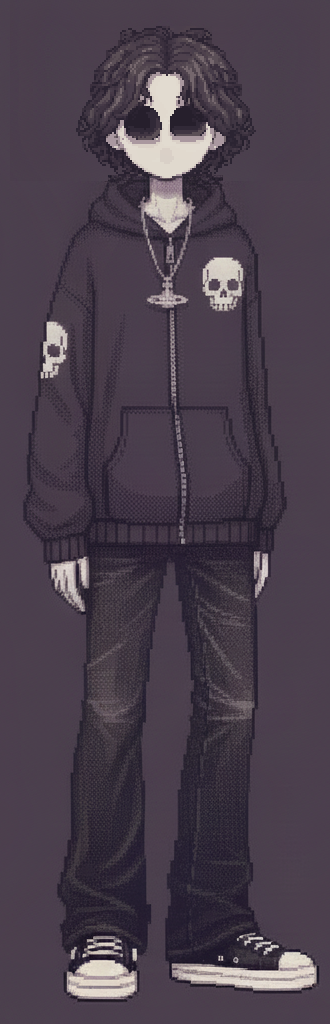
#> input picture lib/pixel_lyrics/characters/hollow/views/front.png, 330 x 1024 px; its folder holds 4 pictures in this run
$ python heads_check.py
#> lines starting #> are read from the running program, lines starting #| are printed output that depends on the picture; after the words box and inside, x2 and y2 are one past the last pixel; in counts of white or black regions, pixels touching at a corner belong together
### lib/pixel_lyrics/characters/hollow/model3d/common.py
"""Shared 2D helpers for the hollow 3D build (run with the project's .venv python)."""
import json
from pathlib import Path

import numpy as np
from PIL import Image
from scipy.ndimage import (binary_closing, binary_dilation, binary_fill_holes, binary_opening,
                           distance_transform_edt, gaussian_filter, gaussian_filter1d, label)

HERE = Path(__file__).resolve().parent
CH = HERE.parent                                   # lib/pixel_lyrics/characters/hollow
WORK = HERE / "work"
WORK.mkdir(exist_ok=True)

CX = 504.5                                         # body centre line of the A-pose canvas
BG = (75, 63, 77)


def load(rel):
    return np.array(Image.open(CH / rel).convert("RGB")).astype(int)


def lum(a):
    a = np.asarray(a)
    return a[..., 0] * .3 + a[..., 1] * .59 + a[..., 2] * .11


def silhouette(im):
    bg = np.median(im[3:20, 3:20].reshape(-1, 3), axis=0)
    sm = np.stack([gaussian_filter(im[..., c].astype(float), 1.0) for c in range(3)], axis=-1)
    isbg = np.abs(sm - bg).sum(axis=2) <= 22
    lab, _ = label(isbg)
    return binary_fill_holes(lab != lab[5, 5])


def disk(r):
    y, x = np.mgrid[-r:r + 1, -r:r + 1]
    return x * x + y * y <= r * r


def biggest(m):
    lab, n = label(m)
    return lab == np.bincount(lab[m]).argmax() if n else m


# [45 lines left out: functions bleed, row_extents, smooth_nan, load_parts, not called in this run]


def save(name, arr):
    Image.fromarray(np.clip(arr, 0, 255).astype(np.uint8)).save(WORK / name)


# [19 lines left out: function dedither, not called in this run]

### lib/pixel_lyrics/characters/hollow/model3d/heads_check.py
"""Zoomed heads: the drawings (top row) against the model. Run after build_blender.py -- --views --smooth."""
from common import *
R = WORK / "render_smooth"
def shot(n, box=(372, 10, 652, 220)):
    im = Image.open(R / f"{n}.png").convert("RGBA")
    bg = Image.new("RGBA", im.size, BG + (255,)); bg.alpha_composite(im)
    return bg.convert("RGB").crop(box).resize((420, 315), Image.NEAREST)
row = Image.new("RGB", (420 * 4, 315 * 3), BG)
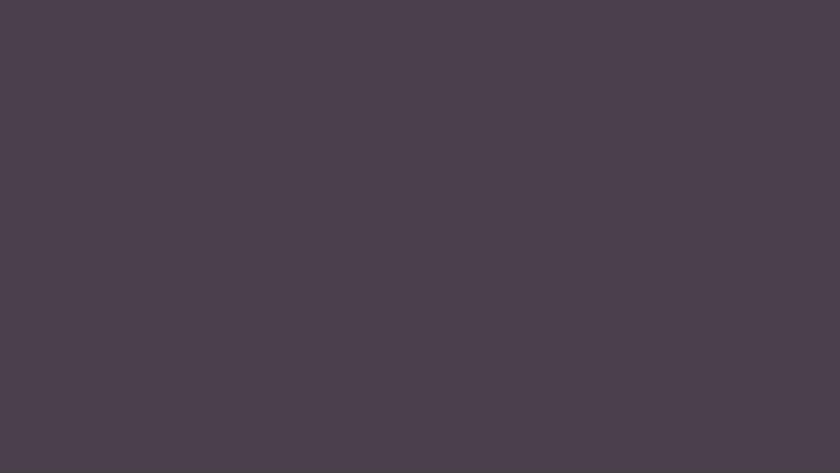
#> row: PIL image 1680x945 RGB (shown at 1/2 size); mean R, G, B 75, 63, 77
for i, n in enumerate(["front", "front34", "side", "back34"]):
    r = Image.open(CH / "views" / f"{n}.png").convert("RGB")
#> r is the input picture: PIL image 330x1024 RGB; mean R, G, B 74.3, 63.5, 76.2
    a = np.array(r).astype(int); m = silhouette(a); xs = np.nonzero(m[:200].any(axis=0))[0]; cx = (xs.min() + xs.max()) // 2
#> in silhouette, `bg = np.median(im[3:20, 3:20].reshape(-1, 3), axis=0)`: bg = [75, 63, 77]
#> in silhouette, `isbg = np.abs(sm - bg).sum(axis=2) <= 22`:
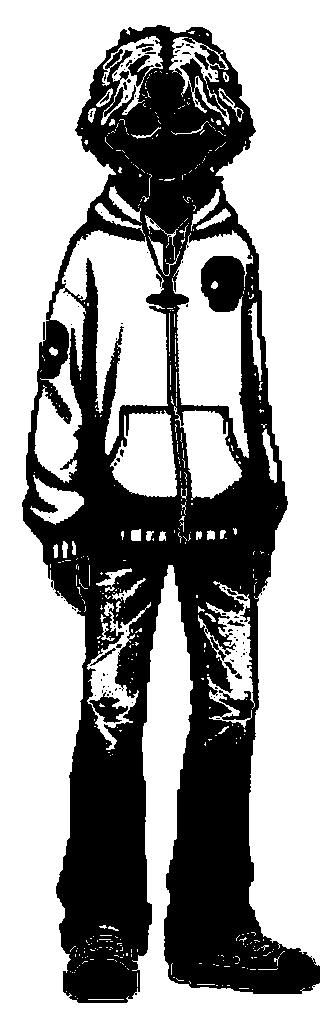
#> isbg: shape (1024, 330) bool; 62.8% white; 100 black regions (84 under 20 px), largest, box (x1, y1, x2, y2) and area: (22, 25, 320, 1003) 124289, (89, 692, 128, 723) 544, (194, 52, 209, 70) 102
#> in silhouette, `lab, _ = label(isbg)`:
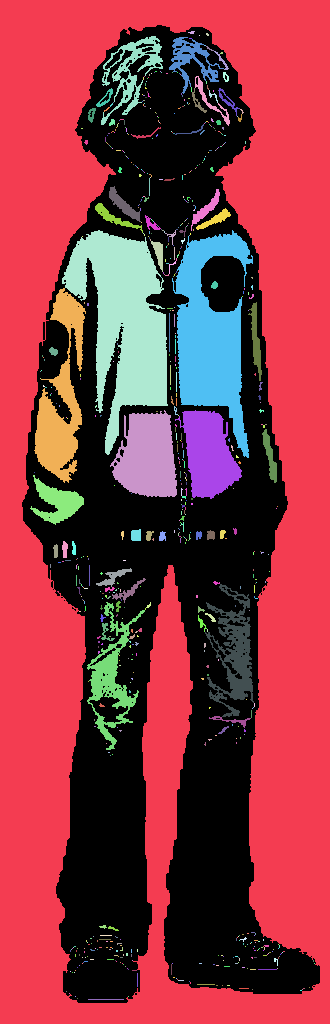
#> lab: shape (1024, 330) int32; 742 distinct labels, from 0 to 741; one colour per label, 0 black
#> in silhouette, `return binary_fill_holes(lab != lab[5, 5])`:
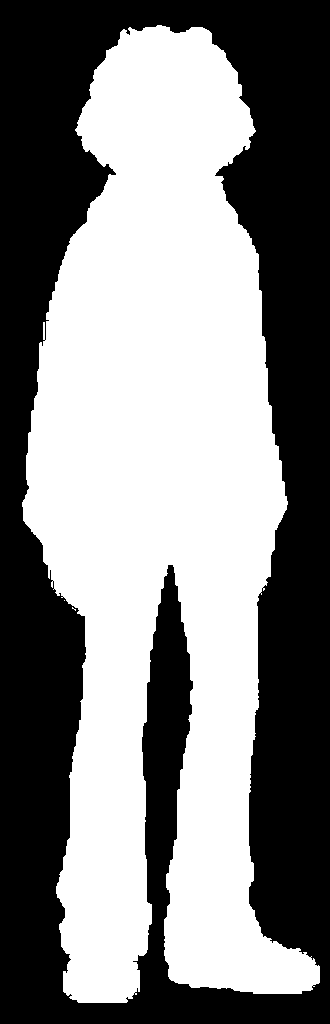
#> returned value: shape (1024, 330) bool; 51.7% white; 1 black region, box (x1, y1, x2, y2) and area: (0, 0, 330, 1024) 163117
#> after `xs = np.nonzero(m[:200].any(axis=0))[0]`: xs = 181 values from 75 to 255
#> after `cx = (xs.min() + xs.max()) // 2`: cx = 165
    row.paste(r.crop((cx - 140, 10, cx + 140, 220)).resize((420, 315), Image.NEAREST), (i * 420, 0))
    row.paste(shot(f"stand_{n}"), (i * 420, 315))
#> (the run stopped early here; a loop or call above may not have finished)
